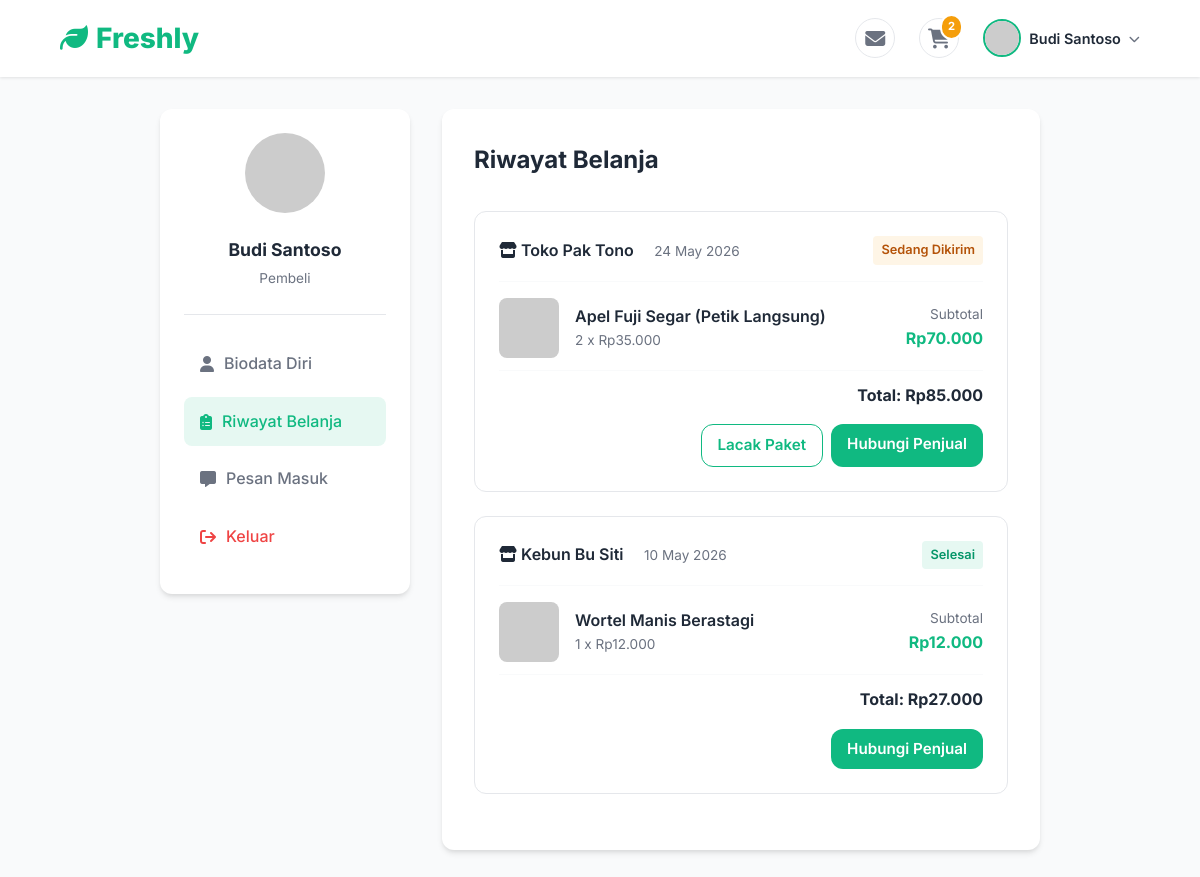
Page /buyer/history.php (signed in) on the committed database.
### tables this page shows
CREATE TABLE IF NOT EXISTS users (
    id INT AUTO_INCREMENT PRIMARY KEY,
    name VARCHAR(100) NOT NULL,
    email VARCHAR(150) NOT NULL UNIQUE,
    password_hash VARCHAR(255) NOT NULL,
    phone VARCHAR(30) DEFAULT NULL,
    address TEXT DEFAULT NULL,
    role ENUM('buyer', 'seller', 'admin') NOT NULL DEFAULT 'buyer',
    seller_status ENUM('pending', 'approved', 'rejected') DEFAULT NULL,
    avatar_url VARCHAR(500) DEFAULT NULL,
    store_name VARCHAR(150) DEFAULT NULL,
    store_location VARCHAR(200) DEFAULT NULL,
    created_at DATETIME NOT NULL DEFAULT CURRENT_TIMESTAMP,
    updated_at DATETIME NOT NULL DEFAULT CURRENT_TIMESTAMP ON UPDATE CURRENT_TIMESTAMP
);

CREATE TABLE IF NOT EXISTS orders (
    id INT AUTO_INCREMENT PRIMARY KEY,
    order_number VARCHAR(30) NOT NULL UNIQUE,
    buyer_id INT NOT NULL,
    seller_id INT NOT NULL,
    recipient_name VARCHAR(100) NOT NULL,
    recipient_phone VARCHAR(30) NOT NULL,
    shipping_address TEXT NOT NULL,
    payment_method ENUM('cod', 'transfer', 'qris') NOT NULL DEFAULT 'cod',
    subtotal INT NOT NULL DEFAULT 0,
    shipping_cost INT NOT NULL DEFAULT 15000,
    total INT NOT NULL DEFAULT 0,
    status ENUM('pending', 'processing', 'packing', 'ready_to_ship', 'shipped', 'delivered', 'completed', 'cancelled') NOT NULL DEFAULT 'pending',
    tracking_number VARCHAR(30) DEFAULT NULL,
    created_at DATETIME NOT NULL DEFAULT CURRENT_TIMESTAMP,
    updated_at DATETIME NOT NULL DEFAULT CURRENT_TIMESTAMP ON UPDATE CURRENT_TIMESTAMP,
    FOREIGN KEY (buyer_id) REFERENCES users(id) ON DELETE CASCADE,
    FOREIGN KEY (seller_id) REFERENCES users(id) ON DELETE CASCADE
);

CREATE TABLE IF NOT EXISTS order_items (
    id INT AUTO_INCREMENT PRIMARY KEY,
    order_id INT NOT NULL,
    product_id INT NOT NULL,
    quantity INT NOT NULL DEFAULT 1,
    price_at_purchase INT NOT NULL DEFAULT 0,
    FOREIGN KEY (order_id) REFERENCES orders(id) ON DELETE CASCADE,
    FOREIGN KEY (product_id) REFERENCES products(id) ON DELETE CASCADE
);

CREATE TABLE IF NOT EXISTS products (
    id INT AUTO_INCREMENT PRIMARY KEY,
    seller_id INT NOT NULL,
    category_id INT DEFAULT NULL,
    name VARCHAR(200) NOT NULL,
    weight VARCHAR(50) DEFAULT NULL,
    price INT NOT NULL DEFAULT 0,
    original_price INT DEFAULT NULL,
    stock INT NOT NULL DEFAULT 0,
    quality VARCHAR(100) DEFAULT NULL,
    harvest_method VARCHAR(100) DEFAULT NULL,
    description TEXT DEFAULT NULL,
    image_url VARCHAR(500) DEFAULT NULL,
    badge VARCHAR(50) DEFAULT NULL,
    preorder_available TINYINT(1) NOT NULL DEFAULT 0,
    preorder_date DATE DEFAULT NULL,
    rating_avg DECIMAL(2,1) NOT NULL DEFAULT 0.0,
    sold_count INT NOT NULL DEFAULT 0,
    is_active TINYINT(1) NOT NULL DEFAULT 1,
    created_at DATETIME NOT NULL DEFAULT CURRENT_TIMESTAMP,
    updated_at DATETIME NOT NULL DEFAULT CURRENT_TIMESTAMP ON UPDATE CURRENT_TIMESTAMP,
    FOREIGN KEY (seller_id) REFERENCES users(id) ON DELETE CASCADE,
    FOREIGN KEY (category_id) REFERENCES categories(id) ON DELETE SET NULL
);

### includes/helpers.php (called while the page is built, shortened)
<?php
function formatRupiah(int $amount): string {
    return "Rp" . number_format($amount, 0, ',', '.');
}
function isLoggedIn(): bool {
    return isset($_SESSION['user_id']);
}
function getCurrentUser(): ?array {
    static $user = null;
    if ($user === null) {
        $db = getDB();
        $stmt = $db->prepare("SELECT * FROM users WHERE id = ?");
        $stmt->execute([$_SESSION['user_id']]);
        $user = $stmt->fetch();
    }
    return $user;
}
function getCartCount(): int {
    $db = getDB();
    $stmt = $db->prepare("SELECT COALESCE(SUM(quantity), 0) FROM cart_items WHERE user_id = ?");
    $stmt->execute([$_SESSION['user_id']]);
    return (int) $stmt->fetchColumn();
}
function sanitize(string $input): string {
    return htmlspecialchars(trim($input), ENT_QUOTES, 'UTF-8');
}
function getProductImage(string $imageUrl): string {
    if (str_starts_with($imageUrl, 'http')) {
        return $imageUrl;
    }
    return BASE_URL . '/uploads/products/' . $imageUrl;
}
function getAvatarUrl(?string $name): string {
    $name = $name ?? 'User';
    return 'https://ui-avatars.com/api/?name=' . urlencode($name) . '&background=10b981&color=fff';
}

### buyer/history.php (the view, shortened to what this page needs)
<?php
require_once __DIR__ . '/../includes/helpers.php';
$db = getDB();
$currentUser = getCurrentUser();
$userId = $_SESSION['user_id'];
$stmt = $db->prepare("
    SELECT o.*, u.store_name as seller_name FROM orders o
    JOIN users u ON o.seller_id = u.id
    WHERE o.buyer_id = ? ORDER BY o.created_at DESC
");
$stmt->execute([$userId]);
$orders = $stmt->fetchAll();
$orderItems = [];
if (!empty($orders)) {
    $orderIds = array_column($orders, 'id');
    $placeholders = implode(',', array_fill(0, count($orderIds), '?'));
    $stmt = $db->prepare("SELECT oi.*, p.name, p.image_url FROM order_items oi JOIN products p ON oi.product_id = p.id WHERE oi.order_id IN ({$placeholders})");
    $stmt->execute($orderIds);
    foreach ($stmt->fetchAll() as $item) {
        $orderItems[$item['order_id']][] = $item;
    }
}
$statusBadge = [
    'pending' => ['Menunggu Konfirmasi', 'badge-warning'],
    'processing' => ['Sedang Diproses', 'badge-warning'],
    'shipped' => ['Sedang Dikirim', 'badge-warning'],
    'delivered' => ['Telah Sampai', 'badge-success'],
    'completed' => ['Selesai', 'badge-success']
];
?>
<!DOCTYPE html>
<html lang="id">
<head>
    <link rel="stylesheet" href="https://cdnjs.cloudflare.com/ajax/libs/font-awesome/6.4.0/css/all.min.css">
    <link rel="stylesheet" href="../assets/css/style.css">
</head>
<body>
    <?php $navbarType = 'simple'; include __DIR__ . '/../includes/navbar.php'; ?>
    <div class="profile-container">
        <div class="profile-sidebar">
            <div style="text-align:center;padding-bottom:1.5rem;border-bottom:1px solid var(--border-color);">
                <img src="<?= getAvatarUrl($currentUser['name']) ?>" style="width:80px;border-radius:50%;margin-bottom:1rem;">
                <h3 style="font-size:1.1rem;"><?= sanitize($currentUser['name']) ?></h3>
                <span style="font-size:0.85rem;color:var(--text-muted);">Pembeli</span>
            </div>
            <ul class="sidebar-menu">
                <li><a href="profile.php"><i class="fa-solid fa-user"></i> Biodata Diri</a></li>
                <li><a href="history.php" class="active"><i class="fa-solid fa-clipboard-list"></i> Riwayat Belanja</a></li>
                <li><a href="../chat.php"><i class="fa-solid fa-message"></i> Pesan Masuk</a></li>
                <li><a href="<?= BASE_URL ?>/includes/logout.php" style="color:#ef4444;"><i class="fa-solid fa-arrow-right-from-bracket"></i> Keluar</a></li>
            </ul>
        </div>
        <div class="profile-content">
            <h2 style="margin-bottom:2rem;">Riwayat Belanja</h2>
            <?php foreach($orders as $order): ?>
            <?php $badge = $statusBadge[$order['status']] ?? ['Unknown','badge-warning']; ?>
            <div class="history-card">
                <div class="history-header">
                    <div>
                        <span style="font-weight:600;margin-right:1rem;"><i class="fa-solid fa-store"></i> <?= sanitize($order['seller_name']) ?></span>
                        <span style="color:var(--text-muted);font-size:0.85rem;"><?= date('d M Y', strtotime($order['created_at'])) ?></span>
                    </div>
                    <span class="badge <?= $badge[1] ?>"><?= $badge[0] ?></span>
                </div>
                <?php foreach(($orderItems[$order['id']] ?? []) as $item): ?>
                <div style="display:flex;gap:1rem;align-items:center;margin-bottom:0.75rem;">
                    <img src="<?= getProductImage($item['image_url']??'') ?>" style="width:60px;height:60px;border-radius:8px;object-fit:cover;" onerror="this.src='https://via.placeholder.com/60'">
                    <div style="flex:1;">
                        <div style="font-weight:600;"><?= sanitize($item['name']) ?></div>
                        <div style="font-size:0.85rem;color:var(--text-muted);"><?= $item['quantity'] ?> x <?= formatRupiah($item['price_at_purchase']) ?></div>
                    </div>
                    <div style="text-align:right;">
                        <div style="font-size:0.85rem;color:var(--text-muted);">Subtotal</div>
                        <div style="font-weight:700;color:var(--primary-color);"><?= formatRupiah($item['price_at_purchase']*$item['quantity']) ?></div>
                    </div>
                </div>
                <?php endforeach; ?>
                <div style="text-align:right;font-weight:700;margin-top:0.5rem;padding-top:0.75rem;border-top:1px solid var(--bg-color);">Total: <?= formatRupiah($order['total']) ?></div>
                <div style="margin-top:1rem;text-align:right;display:flex;gap:0.5rem;justify-content:flex-end;flex-wrap:wrap;">
                    <?php if(in_array($order['status'], ['shipped','delivered'])): ?>
                    <a href="<?= BASE_URL ?>/tracking.php?order_id=<?= $order['id'] ?>" class="btn btn-outline" style="padding:0.5rem 1rem;text-decoration:none;">Lacak Paket</a>
                    <?php endif; ?>
                    <a href="<?= BASE_URL ?>/chat.php?partner=<?= $order['seller_id'] ?>" class="btn btn-primary" style="padding:0.5rem 1rem;text-decoration:none;">Hubungi Penjual</a>
                </div>
            </div>
            <?php endforeach; ?>
        </div>
    </div>
</body>
</html>

### includes/navbar.php (shortened to what this page needs)
<?php
$currentUser = getCurrentUser();
$cartCount = getCartCount();
$isLogged = isLoggedIn();
$userRole = $_SESSION['role'] ?? '';
?>
<nav class="navbar">
    <a href="<?= BASE_URL ?>/index.php" class="nav-brand">
        <i class="fa-solid fa-leaf"></i> Freshly
    </a>
    <div class="nav-actions">
        <?php if ($isLogged): ?>
            <?php if ($userRole === 'buyer'): ?>
                <div class="icon-action" onclick="window.location.href='<?= BASE_URL ?>/chat.php'" title="Pesan">
                    <i class="fa-solid fa-envelope fa-lg"></i>
                </div>
                <div class="icon-action cart-icon" onclick="window.location.href='<?= BASE_URL ?>/cart.php'" title="Keranjang">
                    <i class="fa-solid fa-cart-shopping fa-lg"></i>
                    <?php if ($cartCount > 0): ?>
                        <span class="icon-badge cart-badge"><?= $cartCount ?></span>
                    <?php endif; ?>
                </div>
            <?php endif; ?>
            <div class="user-profile-dropdown" style="position:relative;">
                <div style="display:flex; align-items:center; gap:8px; cursor:pointer;" onclick="this.parentElement.querySelector('.dropdown-menu').classList.toggle('show')">
                    <img src="<?= getAvatarUrl($currentUser['name'] ?? 'User') ?>" style="width:38px; height:38px; border-radius:50%; border: 2px solid var(--primary-color);" alt="Profile">
                    <span style="font-weight:600; font-size:0.9rem; max-width:120px; overflow:hidden; text-overflow:ellipsis; white-space:nowrap;"><?= sanitize($currentUser['name'] ?? '') ?></span>
                    <i class="fa-solid fa-chevron-down" style="font-size:0.7rem; color:var(--text-muted);"></i>
                </div>
            </div>
        <?php else: ?>
            <button class="btn btn-outline" onclick="window.location.href='<?= BASE_URL ?>/login.php'">Masuk</button>
            <button class="btn btn-primary" onclick="window.location.href='<?= BASE_URL ?>/register.php'">Daftar</button>
        <?php endif; ?>
    </div>
</nav>

### assets/css/style.css (style rules this page uses)
:root { --primary-color: #10b981; --primary-dark: #059669; --secondary-color: #f59e0b; --bg-color: #f9fafb; --text-main: #1f2937; --text-muted: #6b7280; --white: #ffffff; --border-color: #e5e7eb; --radius: 12px; --shadow: 0 4px 6px -1px rgba(0, 0, 0, 0.1), 0 2px 4px -1px rgba(0, 0, 0, 0.06); --shadow-hover: 0 10px 15px -3px rgba(0, 0, 0, 0.1), 0 4px 6px -2px rgba(0, 0, 0, 0.05); --transition: all 0.3s ease; }
* { margin: 0; padding: 0; box-sizing: border-box; }
body { font-family: 'Inter', sans-serif; background-color: var(--bg-color); color: var(--text-main); line-height: 1.6; }
a { text-decoration: none; color: inherit; }
.navbar { position: sticky; top: 0; z-index: 100; background-color: rgba(255, 255, 255, 0.9); backdrop-filter: blur(10px); box-shadow: 0 1px 3px 0 rgba(0, 0, 0, 0.1); padding: 1rem 5%; display: flex; align-items: center; justify-content: space-between; gap: 2rem; }
.nav-brand { font-size: 1.75rem; font-weight: 800; color: var(--primary-color); display: flex; align-items: center; gap: 0.5rem; }
.nav-actions { display: flex; align-items: center; gap: 1.5rem; }
.icon-action { position: relative; color: var(--text-muted); cursor: pointer; transition: var(--transition); display: flex; align-items: center; justify-content: center; width: 40px; height: 40px; border-radius: 50%; background-color: var(--white); border: 1px solid var(--border-color); }
.icon-badge { position: absolute; top: -5px; right: -5px; background-color: var(--secondary-color); color: white; font-size: 0.7rem; font-weight: bold; padding: 0.1rem 0.4rem; border-radius: 50%; border: 2px solid white; }
.btn { padding: 0.6rem 1.25rem; border-radius: var(--radius); font-weight: 600; font-size: 0.95rem; cursor: pointer; transition: var(--transition); border: none; }
.btn-outline { background-color: transparent; color: var(--primary-color); border: 1px solid var(--primary-color); }
.btn-primary { background-color: var(--primary-color); color: white; }

### buyer/history.php (style rules this page uses)
.profile-container { max-width:1000px; margin:2rem auto; padding:0 5%; display:flex; gap:2rem; }
.profile-sidebar { width:250px; background:var(--white); border-radius:var(--radius); box-shadow:var(--shadow); padding:1.5rem; height:fit-content; }
.profile-content { flex:1; background:var(--white); border-radius:var(--radius); box-shadow:var(--shadow); padding:2rem; }
.sidebar-menu { list-style:none; margin-top:1.5rem; }
.sidebar-menu li { margin-bottom:0.5rem; }
.sidebar-menu a { display:flex; align-items:center; gap:10px; padding:0.75rem 1rem; color:var(--text-muted); border-radius:8px; font-weight:500; text-decoration:none; }
.sidebar-menu a.active { background:rgba(16,185,129,0.1); color:var(--primary-color); }
.history-card { border:1px solid var(--border-color); border-radius:var(--radius); padding:1.5rem; margin-bottom:1.5rem; }
.history-header { display:flex; justify-content:space-between; align-items:center; margin-bottom:1rem; padding-bottom:1rem; border-bottom:1px solid var(--bg-color); }
.badge { padding:0.25rem 0.5rem; border-radius:4px; font-size:0.8rem; font-weight:600; }
.badge-success { background:rgba(16,185,129,0.1); color:var(--primary-dark); }
.badge-warning { background:rgba(245,158,11,0.1); color:#b45309; }

### rows in the picture
users: name "Budi Santoso"
orders: seller.store_name "Toko Pak Tono", created_at "24 May 2026", status "Sedang Dikirim", total "Rp85.000"
order_items: product.name "Apel Fuji Segar (Petik Langsung)", quantity "2", price_at_purchase "Rp35.000", formatRupiah($item['price_at_purchase']*$item['quantity']) "Rp70.000"
orders: seller.store_name "Kebun Bu Siti", created_at "10 May 2026", status "Selesai", total "Rp27.000"
order_items: product.name "Wortel Manis Berastagi", quantity "1", price_at_purchase "Rp12.000", formatRupiah($item['price_at_purchase']*$item['quantity']) "Rp12.000"

### other values in the picture
$cartCount "2"
